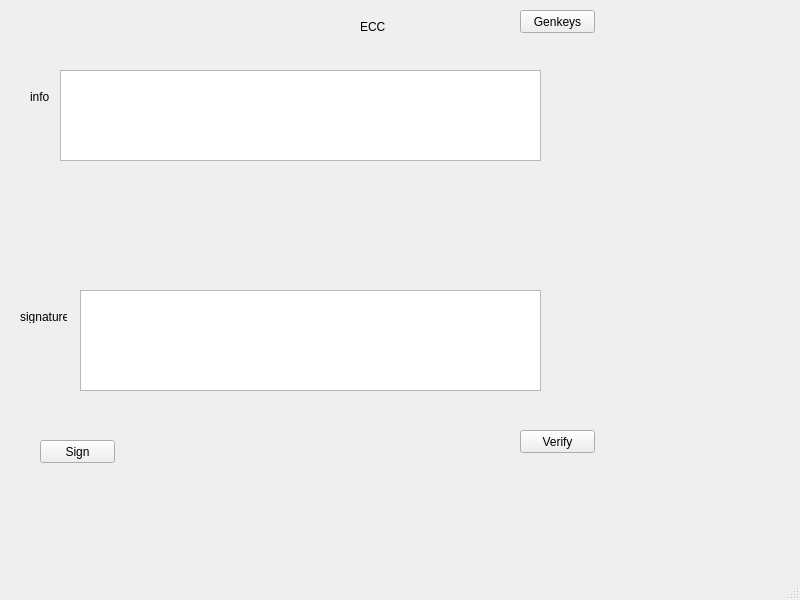
<?xml version="1.0" encoding="UTF-8"?>
<ui version="4.0">
 <class>MainWindow</class>
 <widget class="QMainWindow" name="MainWindow">
  <property name="geometry">
   <rect>
    <x>0</x>
    <y>0</y>
    <width>800</width>
    <height>600</height>
   </rect>
  </property>
  <property name="windowTitle">
   <string>MainWindow</string>
  </property>
  <widget class="QWidget" name="centralwidget">
   <widget class="QLabel" name="label">
    <property name="geometry">
     <rect>
      <x>360</x>
      <y>20</y>
      <width>47</width>
      <height>13</height>
     </rect>
    </property>
    <property name="text">
     <string>ECC</string>
    </property>
   </widget>
   <widget class="QLabel" name="label_2">
    <property name="geometry">
     <rect>
      <x>30</x>
      <y>90</y>
      <width>47</width>
      <height>13</height>
     </rect>
    </property>
    <property name="text">
     <string>info</string>
    </property>
   </widget>
   <widget class="QLabel" name="label_3">
    <property name="geometry">
     <rect>
      <x>20</x>
      <y>310</y>
      <width>47</width>
      <height>13</height>
     </rect>
    </property>
    <property name="text">
     <string>signature</string>
    </property>
   </widget>
   <widget class="QTextEdit" name="txtinfo">
    <property name="geometry">
     <rect>
      <x>60</x>
      <y>70</y>
      <width>481</width>
      <height>91</height>
     </rect>
    </property>
   </widget>
   <widget class="QTextEdit" name="txtsignature">
    <property name="geometry">
     <rect>
      <x>80</x>
      <y>290</y>
      <width>461</width>
      <height>101</height>
     </rect>
    </property>
   </widget>
   <widget class="QPushButton" name="btngenkey">
    <property name="geometry">
     <rect>
      <x>520</x>
      <y>10</y>
      <width>75</width>
      <height>23</height>
     </rect>
    </property>
    <property name="text">
     <string>Genkeys</string>
    </property>
   </widget>
   <widget class="QPushButton" name="btnsign">
    <property name="geometry">
     <rect>
      <x>40</x>
      <y>440</y>
      <width>75</width>
      <height>23</height>
     </rect>
    </property>
    <property name="text">
     <string>Sign</string>
    </property>
   </widget>
   <widget class="QPushButton" name="btnverify">
    <property name="geometry">
     <rect>
      <x>520</x>
      <y>430</y>
      <width>75</width>
      <height>23</height>
     </rect>
    </property>
    <property name="text">
     <string>Verify</string>
    </property>
   </widget>
  </widget>
  <widget class="QMenuBar" name="menubar">
   <property name="geometry">
    <rect>
     <x>0</x>
     <y>0</y>
     <width>800</width>
     <height>21</height>
    </rect>
   </property>
  </widget>
  <widget class="QStatusBar" name="statusbar"/>
 </widget>
 <resources/>
 <connections/>
</ui>
